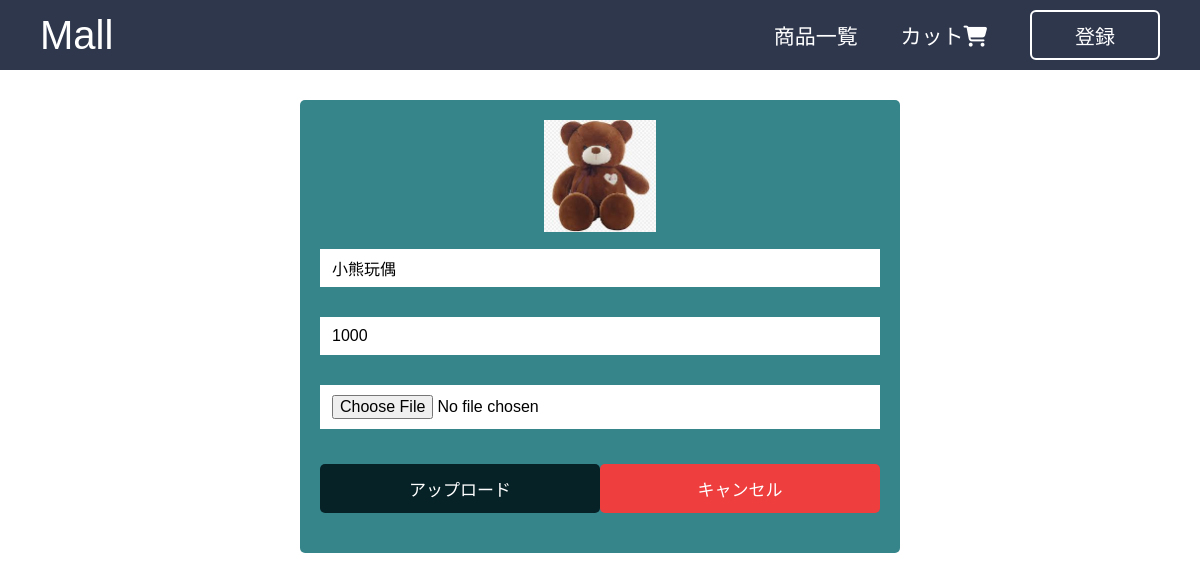
/update.php?edit=3, run on the app's committed database.
### tables this page shows
CREATE TABLE `products` (
  `id` int(20) NOT NULL,
  `name` varchar(255) NOT NULL,
  `price` int(20) NOT NULL,
  `image` varchar(255) NOT NULL
);

### update.php (the view, shortened to what this page needs)
<?php include 'connect.php';
?>
<!DOCTYPE html>
<html lang="en">
<head>
    <link rel="stylesheet" href="css/style.css">
    <link rel="stylesheet" href="https://cdnjs.cloudflare.com/ajax/libs/font-awesome/6.5.2/css/all.min.css" />
</head>
<body>
    <?php include 'header.php'?>
    <section class="edit_container">
        <?php
        if(isset($_GET['edit'])){
            $edit_id=$_GET['edit'];
            $edit_query=mysqli_query($conn,"Select * from `products` where id=$edit_id");
            if(mysqli_num_rows($edit_query)>0){
                $fetch_data=mysqli_fetch_assoc($edit_query);
        ?>
                <form action="" method="post" enctype="multipart/form-data" class="update_product product_container_box">
                    <img src="image/<?php echo $fetch_data['image']?>" alt="">
                    <input type="text" class="input_fields fields" required value="<?php echo $fetch_data['name']?>" name="update_product_name">
                    <input type="number" class="input_fields fields" required value="<?php echo $fetch_data['price']?>" name="update_product_price">
                    <input type="file" class="input_fields fields" required accept="image/png,image/jpg,image/jpeg" name="update_product_image">
                    <div class="btns">
                        <input type="submit" class="edit_btn" value="アップロード" name="update_product">
                        <input type="reset" id="close-edit" class="cancel_btn" value="キャンセル">
                    </div>
                </form>
        <?php
            }
        }
        ?>
    </section>
</body>
</html>

### css/style.css (style rules this page uses)
* { margin: 0; padding: 0; box-sizing: border-box; outline: none; border: none; text-decoration: none; font-family: "Poppins", sans-serif; }
:root { --color1: #072227; --color2: #35858b; --color3: #4fbdba; --color4: #aefeff; --color5:#314e65; --black: #000; --white: #fff; --lightgray: #d3d3d3; --lightgray1: rgba(211,211,211,.7); --red: rgb(238, 62, 62); }
html { font-size: 62.5%; }
body { background: url('background.png'); background-repeat: repeat; background-size: cover; background-position: center; }
section { padding: 1rem; }
.add_product, .update_product { max-width: 600px; background-color: var(--color2); border-radius: 0.5rem; padding: 2rem; margin: 0 auto; margin-top: 2rem; }
.add_product .input_fields, .update_product .input_fields { padding: 1rem 1.2rem; font-size: 1.6rem; color: var(--black); background-color: var(--white); margin: 1.5rem 0; width: 100%; }
.submit_btn, .edit_btn, .cancel_btn { display: block; width: 50%; text-align: center; background-color: var(--color1); color: var(--white); font-size: 1.7rem; padding: 1.2rem 3rem; border-radius: 0.5rem; cursor: pointer; margin-top: 2rem; margin: 0 auto; }
.cancel_btn { background-color: var(--red); margin: 2rem auto; }
.btns { display: flex; justify-content: center; align-items: center; width: 100%; }
.product_container_box { text-align: center; height: 70%; }
img { width: 20%; margin: 0 auto; }

### data on the page
products: image (picture), update_product_name "小熊玩偶", update_product_price "1000"
